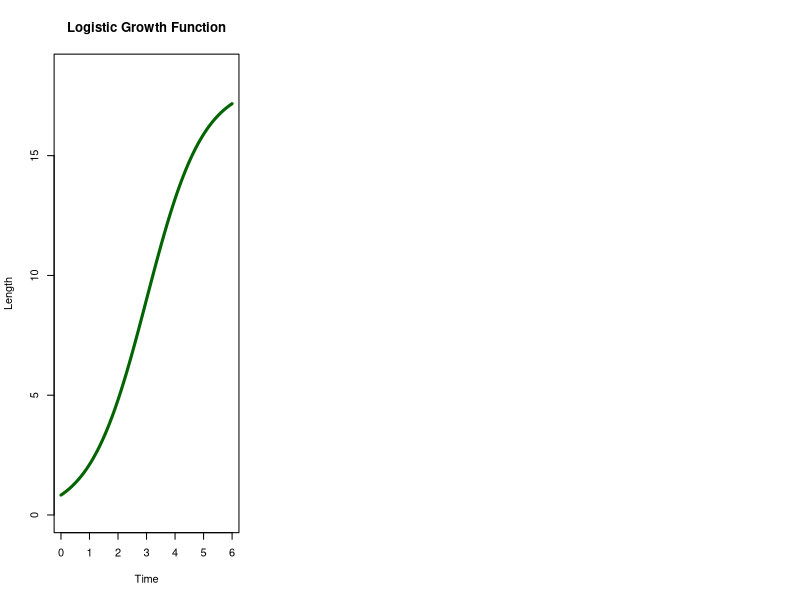

Recreate this plot in R.
t <- seq(0, 6, 0.01)
par(mfrow = c(1,3))
# ---------------------------------------------------------------------------------------------
f_logistic <- function(t, pars = list(linf, k, ti)) {
  linf  <- pars$linf
  k     <- pars$k
  ti    <- pars$ti

  # Evitar valores negativos en la longitud
  lt    <- linf / (1 + exp((ti-t) / k))

  return(lt)
}

lt2 <- f_logistic(t = t , pars = list(linf = 18, k =  0.99, ti = 3))
plot(t, lt2, type = "l", xlab = "Time", ylab = "Length", lwd = 3,
     col = "darkgreen", main = "Logistic Growth Function",
     ylim = c(0, 18.5))
